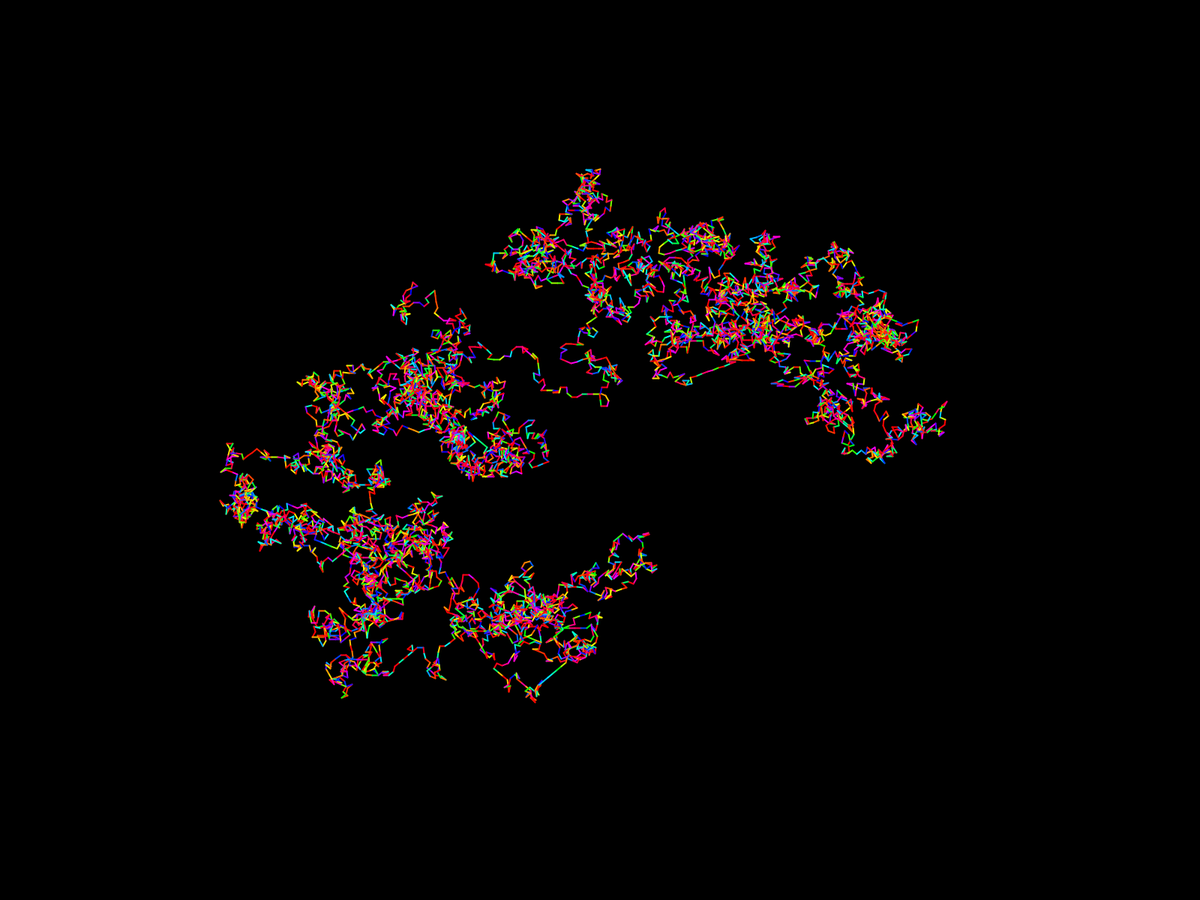
Frame 1 (no input)
Frame 60 (the mouse pressed at the canvas centre just before this capture): identical to frame 1, image omitted
Frame 120 (the mouse held since frame 60 and released just before this capture): identical to frame 1, image omitted

The Processing sketch that drew this single still picture (run headless with seeded random() and noise(); from frame 60 on, the mouse is pressed at the canvas centre):

// Processing sketch: main
// ── main.pde
PhiWalker phiWalker;

void setup()
{
  surface.setTitle("Phi Walk");
  createPhiWalker();

  fullScreen();
  colorMode(HSB, 360, 255, 255);
}

void createPhiWalker()
{
  var digitString = "1.61803398874989484820458683436563811772030917980576286213544862270526046281890"
    + "244970720720418939113748475408807538689175212663386222353693179318006076672635"
    + "443338908659593958290563832266131992829026788067520876689250171169620703222104"
    + "321626954862629631361443814975870122034080588795445474924618569536486444924104"
    + "432077134494704956584678850987433944221254487706647809158846074998871240076521"
    + "705751797883416625624940758906970400028121042762177111777805315317141011704666"
    + "599146697987317613560067087480710131795236894275219484353056783002287856997829"
    + "778347845878228911097625003026961561700250464338243776486102838312683303724292"
    + "675263116533924731671112115881863851331620384005222165791286675294654906811317"
    + "159934323597349498509040947621322298101726107059611645629909816290555208524790"
    + "352406020172799747175342777592778625619432082750513121815628551222480939471234"
    + "145170223735805772786160086883829523045926478780178899219902707769038953219681"
    + "986151437803149974110692608867429622675756052317277752035361393621076738937645"
    + "560606059216589466759551900400555908950229530942312482355212212415444006470340"
    + "565734797663972394949946584578873039623090375033993856210242369025138680414577"
    + "995698122445747178034173126453220416397232134044449487302315417676893752103068"
    + "737880344170093954409627955898678723209512426893557309704509595684401755519881"
    + "921802064052905518934947592600734852282101088194644544222318891319294689622002"
    + "301443770269923007803085261180754519288770502109684249362713592518760777884665"
    + "836150238913493333122310533923213624319263728910670503399282265263556209029798"
    + "642472759772565508615487543574826471814145127000602389016207773224499435308899"
    + "909501680328112194320481964387675863314798571911397815397807476150772211750826"
    + "945863932045652098969855567814106968372884058746103378105444390943683583581381"
    + "131168993855576975484149144534150912954070050194775486163075422641729394680367"
    + "319805861833918328599130396072014455950449779212076124785645916160837059498786"
    + "006970189409886400764436170933417270919143365013715766011480381430626238051432"
    + "117348151005590134561011800790506381421527093085880928757034505078081454588199"
    + "063361298279814117453392731208092897279222132980642946878242748740174505540677"
    + "875708323731097591511776297844328474790817651809778726841611763250386121129143"
    + "683437670235037111633072586988325871033632223810980901211019899176841491751233"
    + "134015273384383723450093478604979294599158220125810459823092552872124137043614"
    + "910205471855496118087642657651106054588147560443178479858453973128630162544876"
    + "114852021706440411166076695059775783257039511087823082710647893902111569103927"
    + "683845386333321565829659773103436032322545743637204124406408882673758433953679"
    + "593123221343732099574988946995656473600729599983912881031974263125179714143201"
    + "231127955189477817269141589117799195648125580018455065632952859859100090862180"
    + "297756378925999164994642819302229355234667475932695165421402109136301819472270"
    + "789012208728736170734864999815625547281137347987165695274890081443840532748378"
    + "137824669174442296349147081570073525457070897726754693438226195468615331209533"
    + "579238014609273510210119190218360675097308957528957746814229543394385493155339"
    + "630380729169175846101460995055064803679304147236572039860073550760902317312501"
    + "613204843583648177048481810991602442523271672190189334596378608787528701739359"
    + "303013359011237102391712659047026349402830766876743638651327106280323174069317"
    + "334482343564531850581353108549733350759966778712449058363675413289086240632456"
    + "395357212524261170278028656043234942837301725574405837278267996031739364013287"
    + "627701243679831144643694767053127249241047167001382478312865650649343418039004"
    + "101780533950587724586655755229391582397084177298337282311525692609299594224000"
    + "056062667867435792397245408481765197343626526894488855272027477874733598353672"
    + "776140759171205132693448375299164998093602461784426757277679001919190703805220"
    + "461232482391326104327191684512306023627893545432461769975753689041763650254785"
    + "138246314658336383376023577899267298863216185839590363998183845827644912459809"
    + "370430555596137973432613483049494968681089535696348281781288625364608420339465"
    + "381944194571426668237183949183237090857485026656803989744066210536030640026081"
    + "711266599541993687316094572288810920778822772036366844815325617284117690979266"
    + "665522384688311371852991921631905201568631222820715599876468423552059285371757"
    + "807656050367731309751912239738872246825805715974457404842987807352215984266766"
    + "257807706201943040054255015831250301753409411719101929890384472503329880245014"
    + "367968441694795954530459103138116218704567997866366174605957000344597011352518"
    + "134600656553520347888117414994127482641521355677639403907103870881823380680335"
    + "003804680017480822059109684420264464021877053401003180288166441530913939481564"
    + "031928227854824145105031888251899700748622879421558957428202166570621880905780"
    + "880503246769912972872103870736974064356674589202586565739785608595665341070359"
    + "978320446336346485489497663885351045527298242290699848853696828046459745762651"
    + "434359050938321243743333870516657149005907105670248879858043718151261004403814"
    + "880407252440616429022478227152724112085065788838712493635106806365166743222327"
    + "767755797399270376231914704732395512060705503992088442603708790843334261838413"
    + "597078164829553714321961189503797714630007555975379570355227144931913217255644"
    + "012830918050450089921870512118606933573153895935079030073672702331416532042340"
    + "155374144268715405511647961143323024854404094069114561398730260395182816803448"
    + "252543267385759005604320245372719291248645813334416985299391357478698957986439"
    + "498023047116967157362283912018127312916589952759919220318372356827279385637331"
    + "265479985912463275030060592567454979435088119295056854932593553187291418011364"
    + "121874707526281068698301357605247194455932195535961045283031488391176930119658"
    + "583431442489489856558425083410942950277197583352244291257364938075417113739243"
    + "760143506829878493271299751228688196049835775158771780410697131966753477194792"
    + "263651901633977128473907933611119140899830560336106098717178305543540356089529"
    + "290818464143713929437813560482038947912574507707557510300242072662900180904229"
    + "342494259060666141332287226980690145994511995478016399151412612525728280664331"
    + "261657469388195106442167387180001100421848302580916543383749236411838885646851"
    + "431500637319042951481469424314608952547072037405566913069220990804819452975110"
    + "650464281054177552590951871318883591476599604131796020941530858553323877253802"
    + "327276329773721431279682167162344211832018028814127474431688472184593927814354"
    + "740999990722332030592629766112383279833169882539312620065037028844782866694044"
    + "730794710476125586583752986236250999823233597155072338383324408152577819336426"
    + "263043302658958170800451278873115935587747217256494700051636672577153920984095"
    + "032745112153687300912199629522765913163709396860727134269262315475330437993316"
    + "581107369643142171979434056391551210810813626268885697480680601169189417502722"
    + "987415869917914534994624441940121978586013736608286907223651477139126874209665"
    + "137875620591854328888341742920901563133283193575622089713765630978501563154982"
    + "456445865424792935722828750608481453351352181729587932991171003247622205219464"
    + "510536245051298843087134443950724426735146286179918323364598369637632722575691"
    + "597239543830520866474742381511079273494836952396479268993698324917999502789500"
    + "060459661313463363024949951480805329017902975182515875049007435187983511836032"
    + "722772601717404535571658855578297291061958193517105548257930709100576358699019";

  phiWalker = new PhiWalker(digitString);
}

void draw()
{
  background(0);

  phiWalker.render();
}

// ── PhiWalker.pde
class PhiWalker
{

  private Utility utility;

  private ArrayList<Integer> digitPath;
  private ArrayList<PVector> path;

  /* Constructor definition */
  public PhiWalker(String digitString)
  {
    this.utility = new Utility();

    this.digitPath = new ArrayList<Integer>();
    this.digitPath.addAll(this.utility.toIntegerArray(digitString));
    this.createPhiPath();
  }

  /* Function definition */
  private void createPhiPath()
  {
    this.path = new ArrayList<PVector>();

    var posX = width / 2 - width / 6;
    var posY = height / 2 - height / 6;
    var position = new PVector(posX, posY);
    var theta = 0f;
    var scalar = pow(PI, 1.8);
    for (var digit : this.digitPath)
    {
      this.path.add(position);

      var deltaTheta = map(digit, 0, 9, 0, TAU);
      theta += deltaTheta;

      var step = PVector.fromAngle(theta);
      step.normalize();
      step.mult(scalar);

      var positionCopy = position.copy();
      positionCopy.add(step);
      position = positionCopy;
    }
  }

  public void render()
  {
    if (this.path != null)
    {
      noFill();
      strokeWeight(2);

      var posX = width / 2;
      var posY = height / 2;
      var origin = new PVector(posX, posY);
      for (int p = 0; p < this.path.size() - 1; p++)
      {
        var previous = this.path.get(p);
        var next = this.path.get(p + 1);

        var distance = PVector.sub(previous, origin);
        var noiseValue = sin(distance.mag());
        var hue = map(noiseValue, -1, 1, 0, 360);
        stroke(hue, 255, 255);
        line(previous.x, previous.y, next.x, next.y);
      }
    }
  }
}

// ── Utility.pde
class Utility
{

  /* Constructor definition */
  public Utility()
  {
  }

  /* Function definition */
  public ArrayList<Integer> toIntegerArray(String sentence)
  {
    var stringLength = sentence.length();
    var integerArray = new ArrayList<Integer>();

    for (int c = 0; c < stringLength; c++)
    {
      var letter = sentence.charAt(c);
      if (letter == '.') continue;
      integerArray.add(Character.getNumericValue(letter));
    }

    return integerArray;
  }
}
